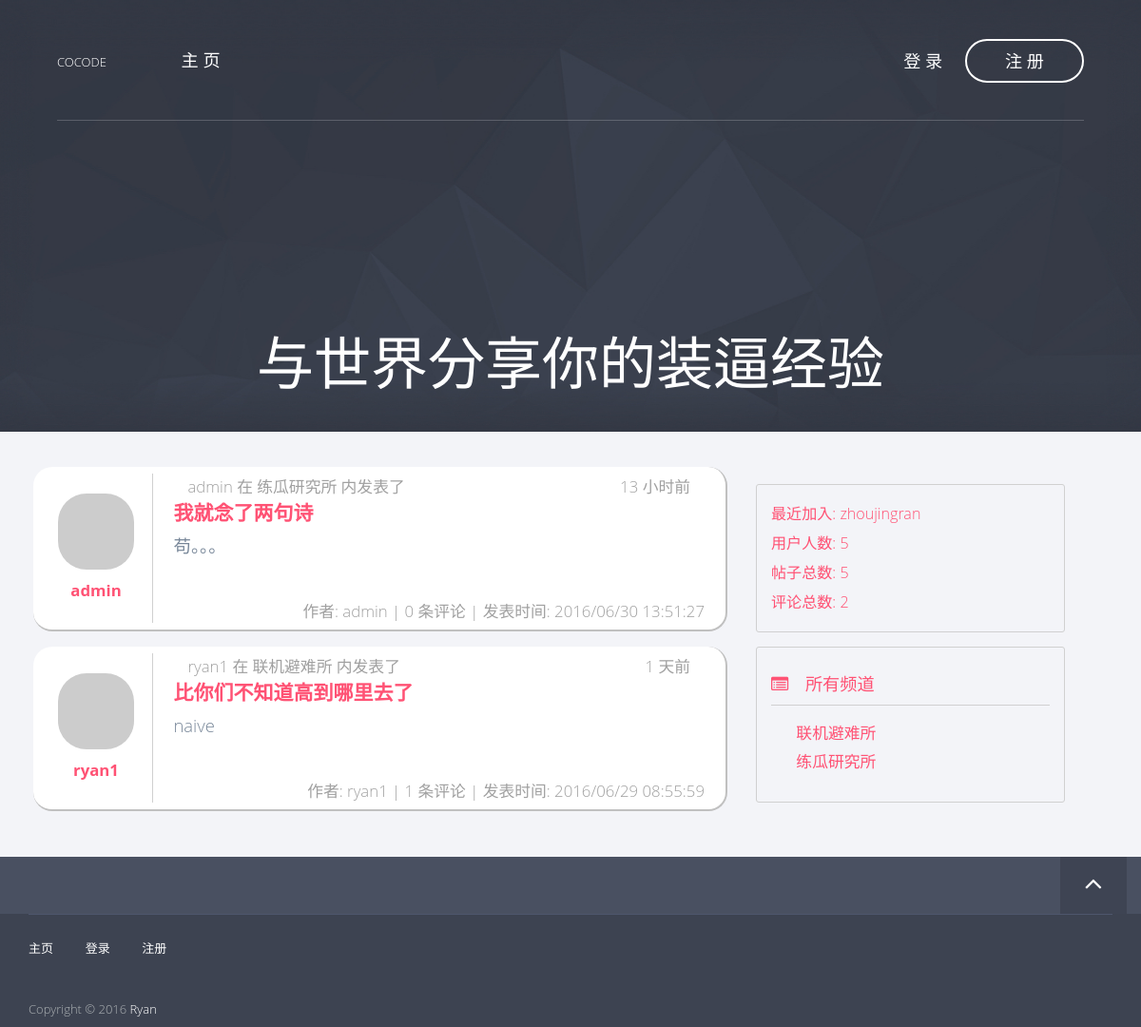
Before: / with the older database file.
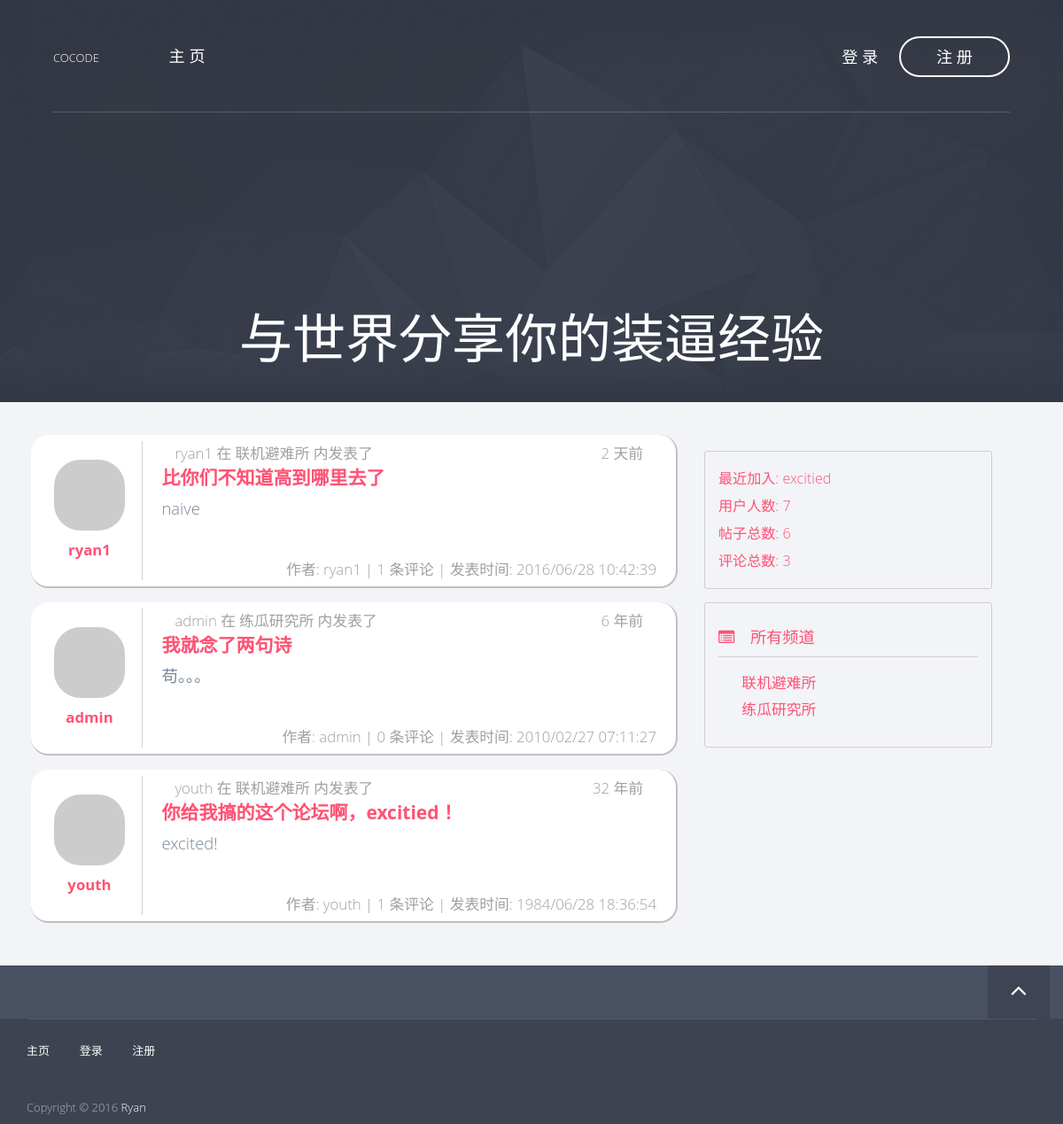
After: the same page with the newer database file.
### app/models/post.py (models this page shows, shortened)
class Post(db.Model, Model):
    __tablename__ = 'posts'
    id = db.Column(db.Integer, primary_key=True)
    title = db.Column(db.String())
    content = db.Column(db.String())
    created_time = db.Column(db.Integer, default=0)
    channel_id = db.Column(db.Integer, db.ForeignKey('channels.id'))
    user_id = db.Column(db.Integer, db.ForeignKey('users.id'))
    comments = db.relationship('Comment', backref='post')
    def display_item(self):
        name = 'post'
        title = self.title
        content_len = 58
        if self.content.__len__() > content_len:
            content = self.content[:content_len] + '...'
        else:
            content = self.content
        return (name, title, content)

### app/models/user.py (models this page shows, shortened)
class User(db.Model, Model):
    __tablename__ = 'users'
    id = db.Column(db.Integer, primary_key=True)
    username = db.Column(db.String(), unique=True)
    password_hash = db.Column(db.String())
    email = db.Column(db.String(), unique=True)
    avatar_hash = db.Column(db.String())
    created_time = db.Column(db.Integer, default=0)
    role_id = db.Column(db.Integer, db.ForeignKey('roles.id'))
    posts = db.relationship('Post', backref='author')
    comments = db.relationship('Comment', backref='author')
    @property
    def password(self):
        raise AttributeError('password is not readable')
    def gravatar(self, size=100, default='identicon', rating='g'):
        from flask import request
        gravatar_url = 'secure.gravatar.com/avatar'
        if request.is_secure:
            url = 'https://' + gravatar_url
        else:
            url = 'http://' + gravatar_url
        hash = self.avatar_hash or md5(self.email.encode('utf-8')).hexdigest()
        return '{url}/{hash}?s={size}&d={default}&r={rating}'.format(url=url,
                                                                     hash=hash,
                                                                     size=size,
                                                                     default=default,
                                                                     rating=rating)

### app/models/channel.py (models this page shows, shortened)
class Channel(db.Model, Model):
    __tablename__ = 'channels'
    id = db.Column(db.Integer, primary_key=True)
    name = db.Column(db.String(), default=ChannelPermission.NORMAL[0])
    permission = db.Column(db.Integer)
    created_time = db.Column(db.Integer, default=0)
    posts = db.relationship('Post', backref='channel')
    def is_admin(self):
        return self.permission == ChannelPermission.ADMIN[0]

### app/views.py (the view)
@app.route('/')
def index():
    user = current_user()
    if user is not None and user.is_admin():
        posts = Post.query.all()
    else:
        posts = []
        channels = Channel.query.filter_by(permission=ChannelPermission.NORMAL[0])
        for c in channels:
            p = c.posts
            posts += p
    posts.sort(key=lambda p: p.created_time, reverse=True)
    return render_template('index.html',
                           posts=posts)

### app/context_processers.py (called while the page is built)
@app.context_processor
def current_user_processor():
    return dict(current_user=current_user())

@app.context_processor
def channel_processor():
    channels = Channel.query.all()
    permissions = [
        ChannelPermission.NORMAL,
        ChannelPermission.ADMIN,
    ]
    dic = {
        'channels': channels,
        'permissions': permissions,
    }
    return dict(**dic)

@app.context_processor
def user_processor():
    user_count = User.query.count()
    new_user = User.query.order_by(User.created_time.desc()).first()
    return dict(new_user=new_user,
                user_count=user_count)

@app.context_processor
def post_processor():
    post_count = Post.query.count()
    return dict(post_count=post_count)

@app.context_processor
def comment_processor():
    comment_count = Comment.query.count()
    return dict(comment_count=comment_count)

### app/filters.py (called while the page is built)
@app.template_filter('format_time')
def format_time(timestamp):
    format = '%Y/%m/%d %H:%M:%S'
    t = time.localtime(timestamp)
    ft = time.strftime(format, t)
    return ft

### app/models/user.py (called while the page is built)
def current_user():
    id = session.get('user_key', None)
    user = None
    if id is not None:
        user = User.query.get(id)
    return user

### app/templates/index.html (shortened to what this page needs)
{% extends "base8-4.html" %}
{% block header %}
    <div class="hero-content text-center">
        {% if current_user is not none %}
        <h1>欢迎，{{ current_user.username }}</h1>
        {% else %}
        <a href="/login"><h1>与世界分享你的装逼经验</h1></a>
        {% endif %}
    </div>
{% endblock %}
{% block page_content %}
    {% include "_posts.html" %}
{% endblock %}

### app/templates/_posts.html (shortened to what this page needs)
<div class="items-container">
    {% for post in posts %}
        <div class="item-container col-md-12">
            {% set post_author = post.author %}
            {% set post_channel = post.channel.name %}
            {% set item = post.display_item() %}
            {% set post_title = item[1] %}
            {% set post_content = item[2] %}
            <div class="col-md-2 item-left">
                <div class="item-portrait">
                    <img class="img-rounded center-block round" src="{{ post_author.gravatar(size=60) }}" />
                </div>
                <div class="item-author">
                    <a href="/profile/{{ post_author.username }}">{{ post_author.username }}</a>
                </div>
            </div>
            <div class="col-md-10 item-right">
                <div class="item-header">
                    <div class="col-md-9">
                        {{ post_author.username }} 在 {{ post_channel }} 内发表了
                    </div>
                    <div class="col-md-3 item-date">
                        {{ post.created_time | from_now }}
                    </div>
                </div>
                    <div class="item-title">
                        <a href="/post/{{ post.id }}">{{ post_title }}</a>
                    </div>
                    <div class="item-content">
                        {{ post_content }}
                    </div>
                <div class="item-footer">
                    作者: {{ post_author.username }} |
                    {{ post.comments | length }} 条评论 |
                    发表时间: {{ post.created_time | format_time }}
                </div>
            </div>
        </div>
    {% endfor %}
</div>

### app/templates/_bbs_info.html
<div class="col-md-10 forum-info">
    <div class="forum-info-item">最近加入: <a href="/profile/{{ new_user.username }}">{{ new_user.username }}</a></div>
    <div class="forum-info-item">用户人数: {{ user_count }}</div>
    <div class="forum-info-item">帖子总数: {{ post_count }} </div>
    <div class="forum-info-item">评论总数: {{ comment_count }} </div>
</div>

### app/templates/_channels.html (shortened to what this page needs)
<div class="col-md-10 channel-list">
    <div class="channel-list-caption">
        <i class="fa fa-list-alt"></i> 所有频道
    </div>
    <div class="channel-list-items">
        {% for c in channels %}
        {% if not c.is_admin() %}
            <div class="channel-list-item">
                <a href="/channel/{{ c.id }}">{{ c.name }}</a>
            </div>
        {% endif %}
        {% endfor %}
    </div>
</div>

Changed rows visible on the page:
no longer on this page (row unchanged): User: username "zhoujingran"
changed Post "比你们不知道高到哪里去了": created_time|from_now "1 天前" → "2 天前"; created_time "2016/06/29 08:55:59" → "2016/06/28 10:42:39"; moves up the list
changed Post "我就念了两句诗": created_time|from_now "13 小时前" → "6 年前"; created_time "2016/06/30 13:51:27" → "2010/02/27 07:11:27"
added Post: {{ post_channel }} "联机避难所", created_time|from_now "32 年前", title "你给我搞的这个论坛啊，excitied！", content "excited!", comments|length "1", created_time "1984/06/28 18:36:54"
added User: username "youth"
added User: username "excitied"
Other visible differences:
{{ user_count }}: "5" → "7"
{{ post_count }}: "5" → "6"
{{ comment_count }}: "2" → "3"
